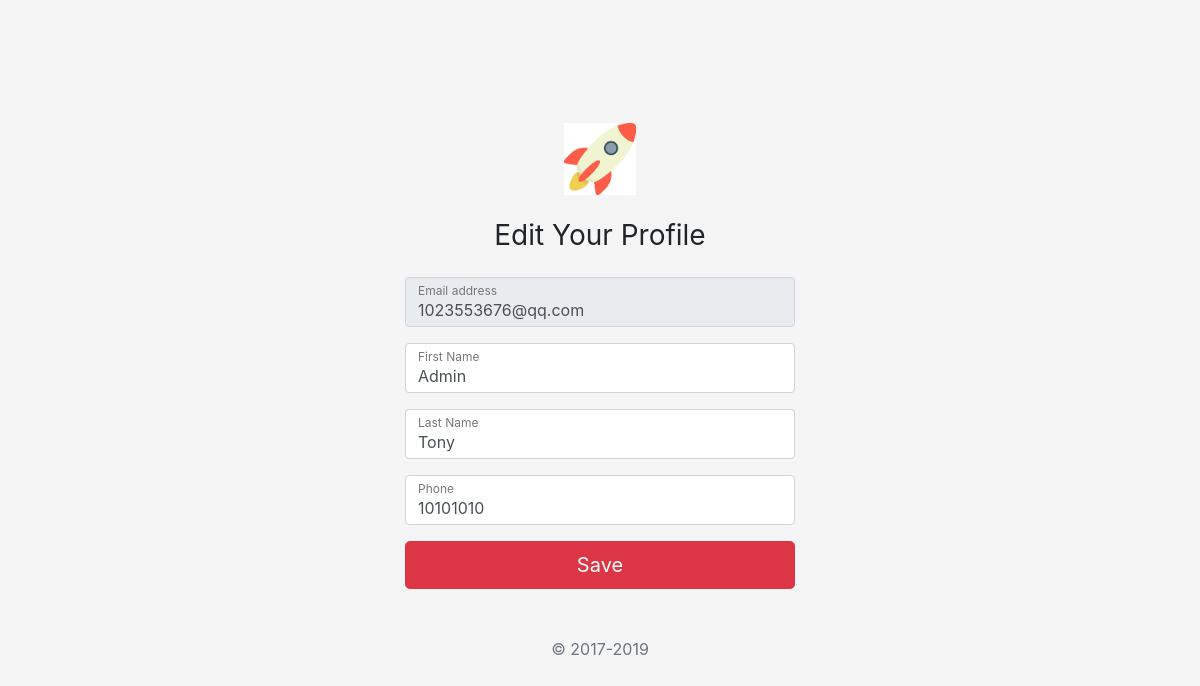
Screenshot of /profile (signed in) with the database file from the repository.
### tables this page shows
CREATE TABLE users 
		(userId INTEGER PRIMARY KEY, 
		password TEXT,
		email TEXT,
		firstName TEXT,
		lastName TEXT,
		phone TEXT
		);

### app.py (the view)
@app.route("/profile")
def profileForm():
    if 'email' not in session:
        return redirect(url_for('loginForm'))
    with sqlite3.connect('database.db') as conn:
        cur = conn.cursor()
        cur.execute("SELECT userId, email, firstName, lastName, phone FROM users WHERE email = ?", (session['email'], ))
        profileData = cur.fetchone()
    conn.close()
    return render_template("profile.html", profileData=profileData)

### templates/profile.html (shortened to what this page needs)
<!doctype html>
<html lang="en">
    <head>
        <link href="static/css/bootstrap.min.css" rel="stylesheet"
>
        <link href="static/css/login.css" rel="stylesheet">
    </head>
    <body>
        <form class="form-signin" action="/editProfile" method="POST">
            <div class="text-center mb-4">
                <img class="mb-4" src="static/img/rocket.png" alt="" width="72" height="72">
                <h1 class="h3 mb-3 font-weight-normal">Edit Your Profile</h1>
            </div>
            <div class="form-label-group">
                <input type="email" id="email" name="email" class="form-control" placeholder="Email address" value={{profileData[1]}} readonly="readonly" required autofocus>
                <label for="email">Email address</label>
            </div>
            <div class="form-label-group">
                <input type="text" id="firstName" name="firstName" class="form-control" placeholder="First name" value={{profileData[2]}} required>
                <label for="firstName">First Name</label>
            </div>
            <div class="form-label-group">
                <input type="text" id="lastName" name="lastName" class="form-control" placeholder="Last name" value={{profileData[3]}} required>
                <label for="lastName">Last Name</label>
            </div>
            <div class="form-label-group">
                <input type="text" id="phone" name="phone" class="form-control" placeholder="Phone" value={{profileData[4]}} required>
                <label for="phone">Phone</label>
            </div>
            <button class="btn btn-lg btn-danger btn-block" type="submit">Save</button>
            <p class="mt-5 mb-3 text-muted text-center">&copy; 2017-2019</p>
        </form>
    </body>
</html>

### static/css/login.css (style rules this page uses)
html, body { height: 100%; }
body { display: -ms-flexbox; display: flex; -ms-flex-align: center; align-items: center; padding-top: 40px; padding-bottom: 40px; background-color: #f5f5f5; }
.form-signin { width: 100%; max-width: 420px; padding: 15px; margin: auto; }
.form-label-group { position: relative; margin-bottom: 1rem; }
.form-label-group > input, .form-label-group > label { height: 3.125rem; padding: .75rem; }
.form-label-group > label { position: absolute; top: 0; left: 0; display: block; width: 100%; margin-bottom: 0; line-height: 1.5; color: #495057; pointer-events: none; cursor: text; border: 1px solid transparent; border-radius: .25rem; transition: all .1s ease-in-out; }
.form-label-group input::placeholder { color: transparent; }
.form-label-group input:not(:placeholder-shown) { padding-top: 1.25rem; padding-bottom: .25rem; }
.form-label-group input:not(:placeholder-shown) ~ label { padding-top: .25rem; padding-bottom: .25rem; font-size: 12px; color: #777; }

### rows the page displays
users: email "1023553676@qq.com", firstName "Admin", lastName "Tony", phone "10101010"
